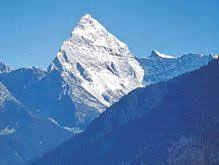
#> input picture mountain.jpg, 219 x 165 px, given in place of the camera
$ python 'background removal.py'
#> lines starting #> are read from the running program, lines starting #| are printed output that depends on the picture; after the words box and inside, x2 and y2 are one past the last pixel; in counts of white or black regions, pixels touching at a corner belong together
import cv2
import numpy as np

# attach camera indexed as 0
camera = cv2.VideoCapture(0)

# setting frame width and frame height as 640 x 480
camera.set(3, 640)
camera.set(4, 480)

while True:
    # read a frame from the attached camera
    status, frame = camera.read()
#> frame is the input picture: shape (165, 219, 3); mean B, G, R 180, 130.4, 85.5

    # if we got the frame successfully
    if status:
        # flip it
        frame = cv2.flip(frame, 1)
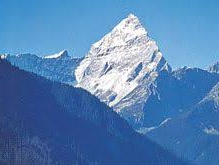
#> frame: shape (165, 219, 3); mean B, G, R 180, 130.4, 85.5

        # convert the image to grayscale
        gray = cv2.cvtColor(frame, cv2.COLOR_BGR2GRAY)
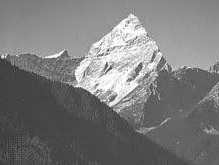
#> gray: shape (165, 219); min 42, max 255, mean 122.6

        # perform thresholding
        _, thresh = cv2.threshold(gray, 150, 255, cv2.THRESH_BINARY)
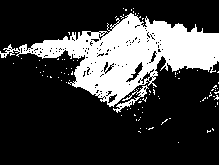
#> thresh: shape (165, 219); 24.1% white; 89 white regions (87 under 20 px), largest, box (x1, y1, x2, y2) and area: (0, 13, 219, 107) 8272, (113, 85, 149, 113) 201

        # invert the mask
        mask = cv2.bitwise_not(thresh)

        # bitwise and operation to extract foreground / person
        result = cv2.bitwise_and(frame, frame, mask=mask)
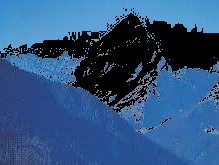
#> result: shape (165, 219, 3); mean B, G, R 126.7, 83.4, 45.7

        # show the resulting image
        cv2.imshow('Final Image', result)
        cv2.imshow('Original Frame', frame)

        # wait for 1ms before displaying another frame
        code = cv2.waitKey(1)
#> (key Esc is pressed here)
        if code == 32:  # Break loop when spacebar is pressed
            break

# release the camera and close all opened windows
camera.release()
cv2.destroyAllWindows()
